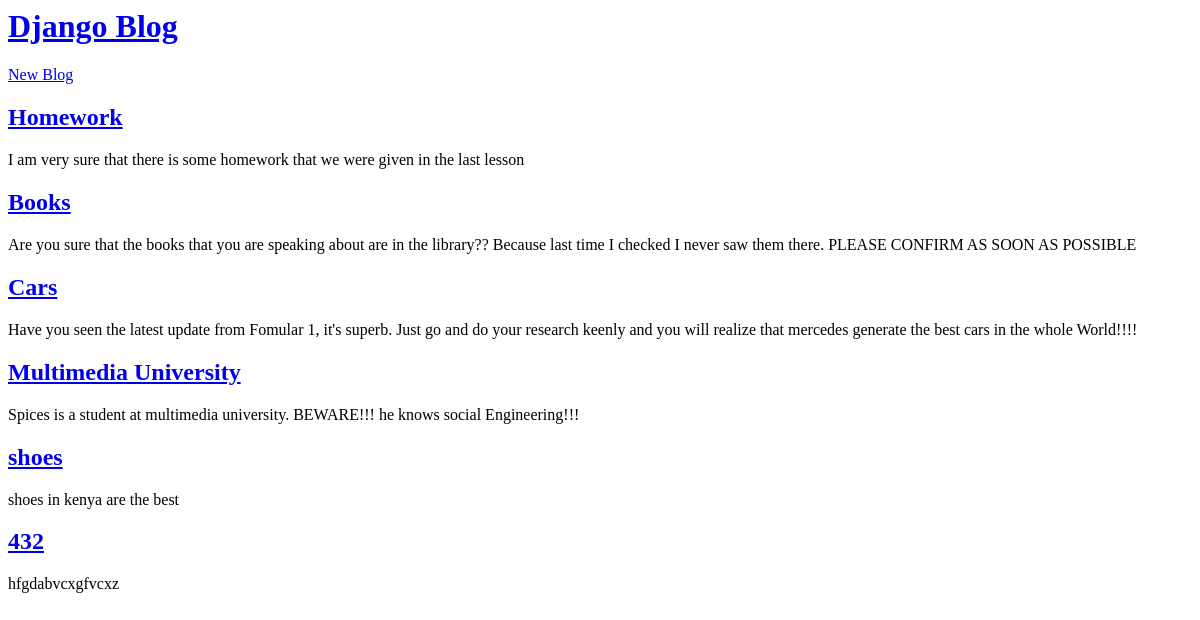
Before: / with the older database file.
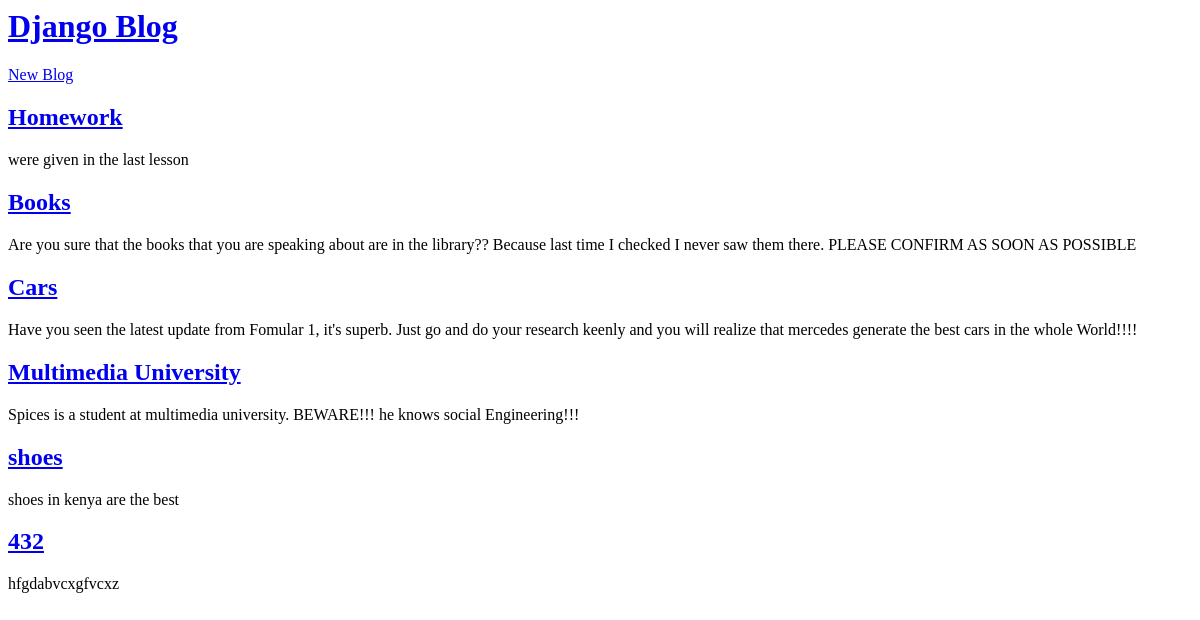
After: the same page with the newer database file.
### blog2/models.py (models this page shows, shortened)
class Post(models.Model):
    title = models.CharField(max_length=50)
    author = models.ForeignKey(
        'auth.User',
        on_delete= models.CASCADE
    )
    body = models.TextField()

### blog2/views.py (the view)
# urls.py: path('', BlogListView.as_view(), name='home' ),
class BlogListView(ListView):
    model = Post
    template_name = 'home.html'

### templates/home.html
{% extends 'base.html' %}
{% block content %}
{% for post in object_list %}
	<div class="post-entry">
		<h2><a href="{% url 'post_detail' post.pk %}">{{ post.title }}</a></h2>
		<p>{{ post.body }}</p>
	</div>
{% endfor %}
{% endblock content %}

### templates/base.html (shortened to what this page needs)
<html>
	<head>
	</head>
	<body>
		<header>
			<div>
				<h1><a href="{% url 'home' %}">Django Blog</a></h1>
			</div>
			<div>
				<a href="{% url 'post_new' %}">New Blog</a>
			</div>
		</header>
		<div>
		{% block content %}
		{% endblock content %}
		</div>
	</body>
</html>

Changed rows visible on the page:
changed Post "Homework": body "I am very sure that there is some homework that we were given in the last lesson" → "were given in the last lesson"
